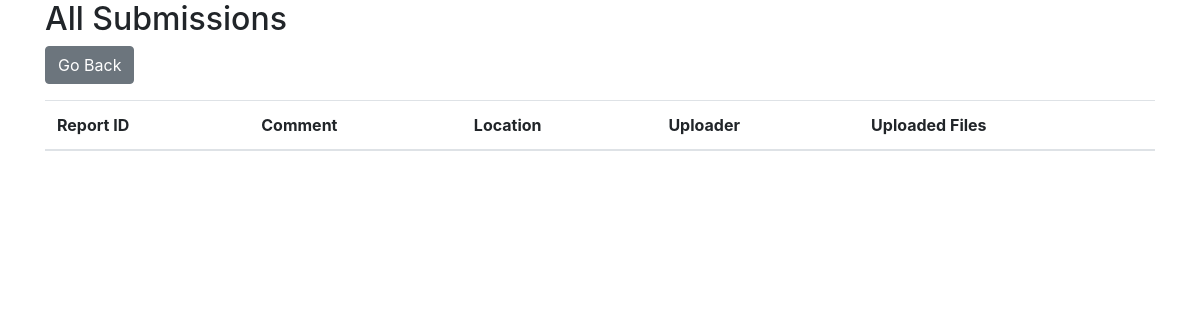
Before: /admin_files/ with the older database file.
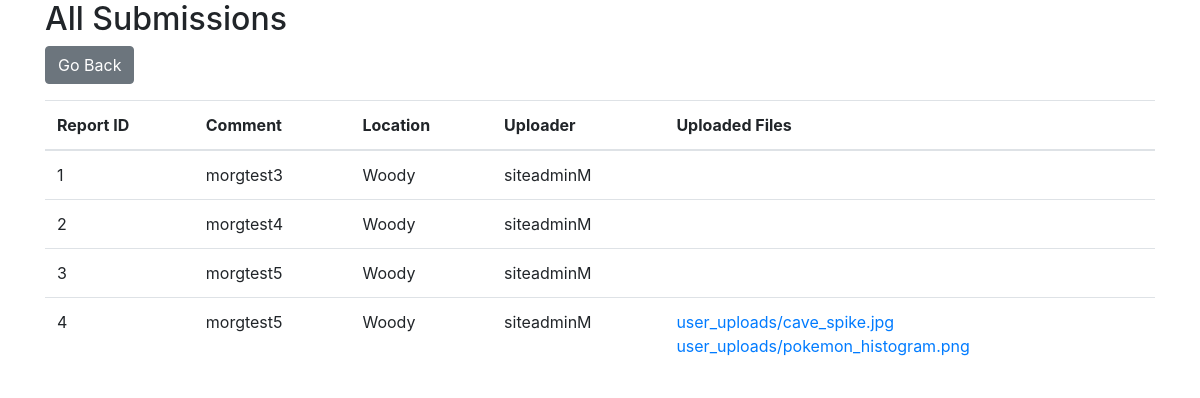
After: the same page with the newer database file.
### b26/models.py (models this page shows, shortened)
class Report(models.Model):
    id = models.AutoField(primary_key=True)
    report_comment = models.CharField(max_length=1000)
    report_location = models.CharField(max_length=200)
    report_user = models.ForeignKey(UserProfile, on_delete=models.CASCADE, null=True)

class UserProfile(models.Model):
    user = models.OneToOneField(
        settings.AUTH_USER_MODEL, on_delete=models.CASCADE)
    is_site_admin = models.BooleanField(default=False)
    class Meta:
        verbose_name_plural = "User Profiles"
    def __str__(self):
        return self.user.username

class FileUpload(models.Model):
    uploader = models.ForeignKey(
        settings.AUTH_USER_MODEL, related_name='file_uploads', on_delete=models.CASCADE, null=True, blank=True)
    data = models.FileField(upload_to='user_uploads/', null=True)
    time_added = models.DateTimeField(auto_now_add=True)
    report = models.ForeignKey(Report, on_delete=models.CASCADE, related_name='uploads', null=True, blank=True)
    class Meta:
        verbose_name_plural = "File Uploads"

### b26/views.py (the view)
# urls.py: path('admin_files/', views.admin_files, name='admin_files'),
def admin_files(request):
    reports = Report.objects.all()
    return render(request, 'admin_files.html', {'reports': reports})

### templates/admin_files.html (shortened to what this page needs)
<!DOCTYPE html>
<html lang="en">
<head>
    <link rel="stylesheet" href="https://stackpath.bootstrapcdn.com/bootstrap/4.5.2/css/bootstrap.min.css">
</head>
<body>
  <div class="container">
    <h2>All Submissions</h2>
    <button onclick="goBack()" class="btn btn-secondary mb-3">Go Back</button>
    <table class="table">
      <thead>
        <tr>
          <th>Report ID</th>
          <th>Comment</th>
          <th>Location</th>
          <th>Uploader</th>
          <th>Uploaded Files</th>
        </tr>
      </thead>
      <tbody>
        {% for report in reports %}
          <tr>
            <td>{{ report.id }}</td>
            <td>{{ report.report_comment }}</td>
            <td>{{ report.report_location }}</td>
            <td>{{ report.report_user }}</td>
            <td>
              {% for file_upload in report.uploads.all %}
                <a href="{{ file_upload.data.url }}" target="_blank">{{ file_upload.data.name }}</a><br>
              {% endfor %}
            </td>
          </tr>
        {% endfor %}
      </tbody>
    </table>
  </div>
<body/>

Changed rows visible on the page:
added Report: id "1", report_comment "morgtest3", report_location "Woody", report_user "siteadminM"
added Report: id "2", report_comment "morgtest4", report_location "Woody", report_user "siteadminM"
added Report: id "3", report_comment "morgtest5", report_location "Woody", report_user "siteadminM"
added Report: id "4", report_comment "morgtest5", report_location "Woody", report_user "siteadminM"
added FileUpload: data.name "user_uploads/cave_spike.jpg"
added FileUpload: data.name "user_uploads/pokemon_histogram.png"
